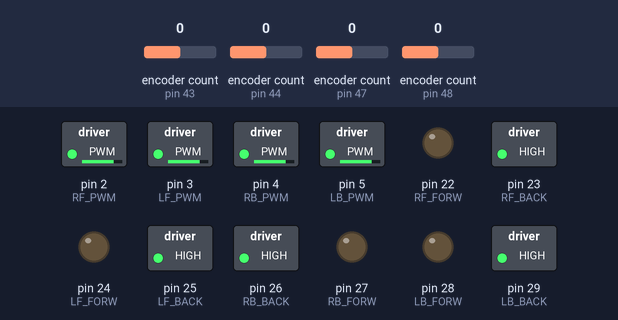
Recording of a sketch running on a simulated Arduino Mega 2560, built with avr-gcc and run on an emulated ATmega2560. On the bench: switched loads named in the sketch (green lamp = pin HIGH), output pins drawn as LEDs (lit = HIGH). The test bench sets the inputs (shaded band); at power-on: encoder count (sensors on pin 43, pin 44, pin 47, pin 48) 0. What the sketch prints to the serial monitor is not drawn.

Above: at 0.1 s.
Timing chart, 0 to 1.6 s (numbered marks = the images above):
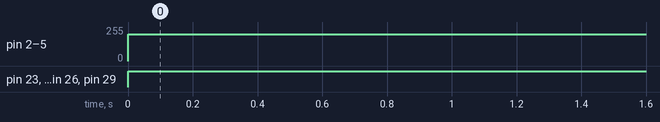

The sketch:

motor_run_check.ino
```cpp
#include <Encoder.h>

Encoder encoder_fleft(43, 42);
Encoder encoder_fright(44, 45); //pin is changed from original (35, 34)
Encoder encoder_bleft(47, 46);
Encoder encoder_bright(48, 49); //pin is changed from original (31, 30)

const uint8_t LF_PWM = 3;
const uint8_t RF_PWM = 2;
const uint8_t LB_PWM = 5;
const uint8_t RB_PWM = 4;

const uint8_t LF_BACK = 25;
const uint8_t LF_FORW = 24;

const uint8_t RF_BACK = 23;
const uint8_t RF_FORW = 22;

const uint8_t LB_BACK = 29;
const uint8_t LB_FORW = 28;

const uint8_t RB_BACK = 26; //pin was interchanged RB_BACK = 28// RB_FORW = 29
const uint8_t RB_FORW = 27;

void setpins()
{
  pinMode(LF_FORW,OUTPUT);
  pinMode(LF_BACK,OUTPUT);
  pinMode(RF_FORW,OUTPUT);
  pinMode(RF_BACK,OUTPUT);
  pinMode(LF_PWM,OUTPUT);
  pinMode(RF_PWM,OUTPUT);
  pinMode(LB_FORW,OUTPUT);
  pinMode(LB_BACK,OUTPUT);
  pinMode(RB_FORW,OUTPUT);
  pinMode(RB_BACK,OUTPUT);
  pinMode(LB_PWM,OUTPUT);
  pinMode(RB_PWM,OUTPUT);
  digitalWrite(LF_FORW, HIGH);
  digitalWrite(LF_BACK, LOW);
  digitalWrite(RF_FORW, HIGH);
  digitalWrite(RF_BACK, LOW);
  digitalWrite(LB_FORW, HIGH);
  digitalWrite(LB_BACK, LOW);
  digitalWrite(RB_FORW, HIGH);
  digitalWrite(RB_BACK, LOW);
}


void Move_motor(int speed_pwm,const uint8_t pwm,const uint8_t forw,const uint8_t back)
{
  if(speed_pwm >= 0)
  {
    digitalWrite(forw, HIGH);
    digitalWrite(back, LOW);
    analogWrite(pwm, abs(speed_pwm));
  }
  else if(speed_pwm < 0)
  {
    digitalWrite(forw, LOW);
    digitalWrite(back, HIGH);
    analogWrite(pwm, abs(speed_pwm));
  }
}

void setup() {
  // put your setup code here, to run once:
  setpins();
  Serial.begin(9600);

}

void loop() {
  int speedy = -200;
  // put your main code here, to run repeatedly:
  long fleft = encoder_fleft.read();
  long fright = encoder_fright.read();
  long bleft = encoder_bleft.read();
  long bright = encoder_bright.read();
  Serial.print("fleft: ");
  Serial.print(fleft);
  Serial.print("  ");
  Move_motor(speedy,LF_PWM,LF_FORW,LF_BACK);
  Serial.print("fright: ");
  Serial.print(fright);
  Serial.print("  ");
  Move_motor(speedy,RF_PWM,RF_FORW,RF_BACK);
  Serial.print("bleft: ");
  Serial.print(bleft);
  Serial.print("  ");
  Move_motor(speedy,LB_PWM,LB_FORW,LB_BACK);
  Serial.print("bright: ");
  Serial.print(bright);
  Serial.println("  ");
  Move_motor(speedy,RB_PWM,RB_FORW,RB_BACK);
  delay(50);

}
```

Measured:
- by itself, pin 2 (RF_PWM), pin 3 (LF_PWM), pin 4 (RB_PWM), pin 5 (LB_PWM): 0/255 → 200/255 at 0.00 s
- by itself, pin 23 (RF_BACK), pin 25 (LF_BACK), pin 26 (RB_BACK), pin 29 (LB_BACK): LOW → HIGH at 0.00 s
